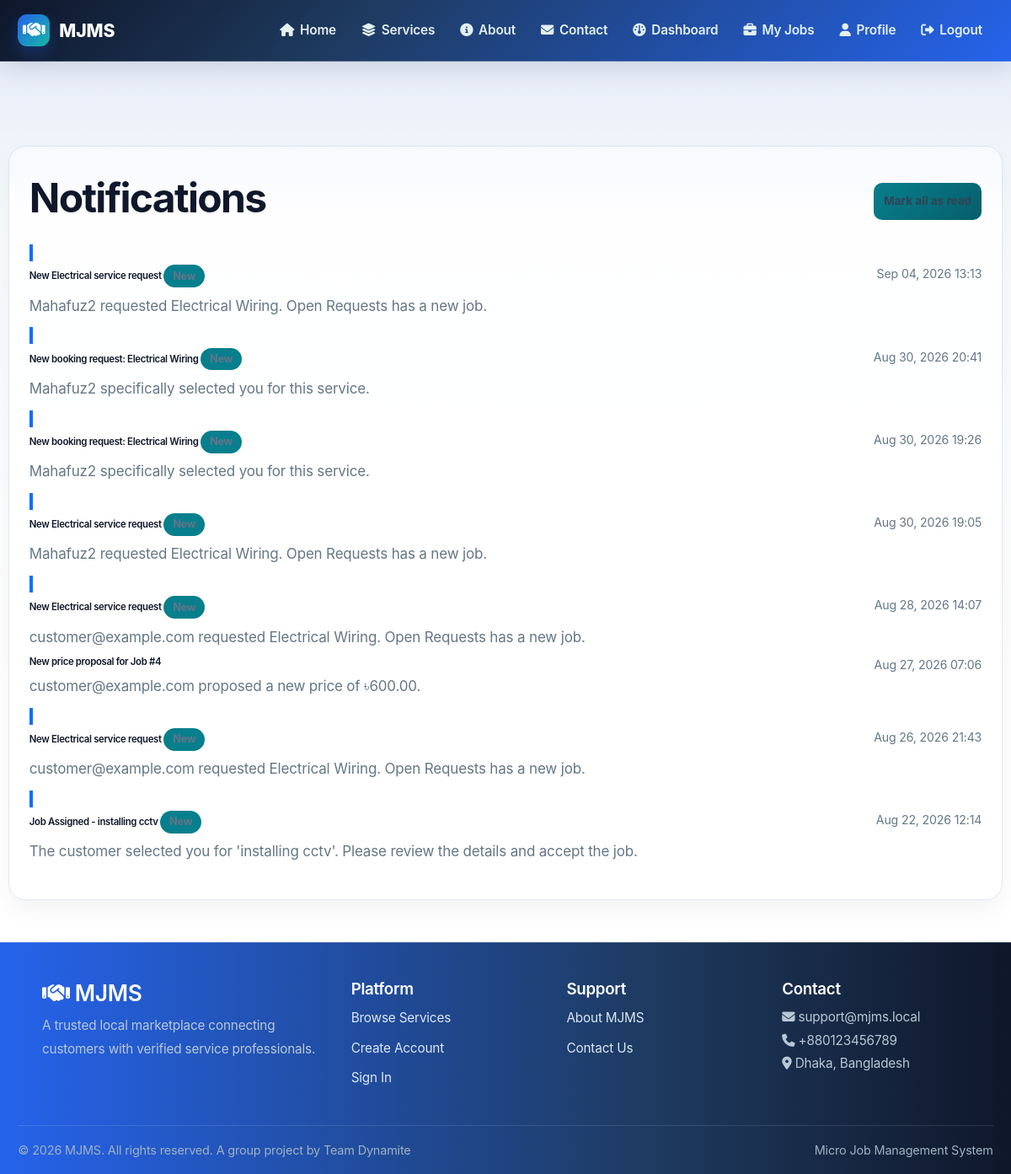
Before: /notifications/ (signed in) with the older database file.
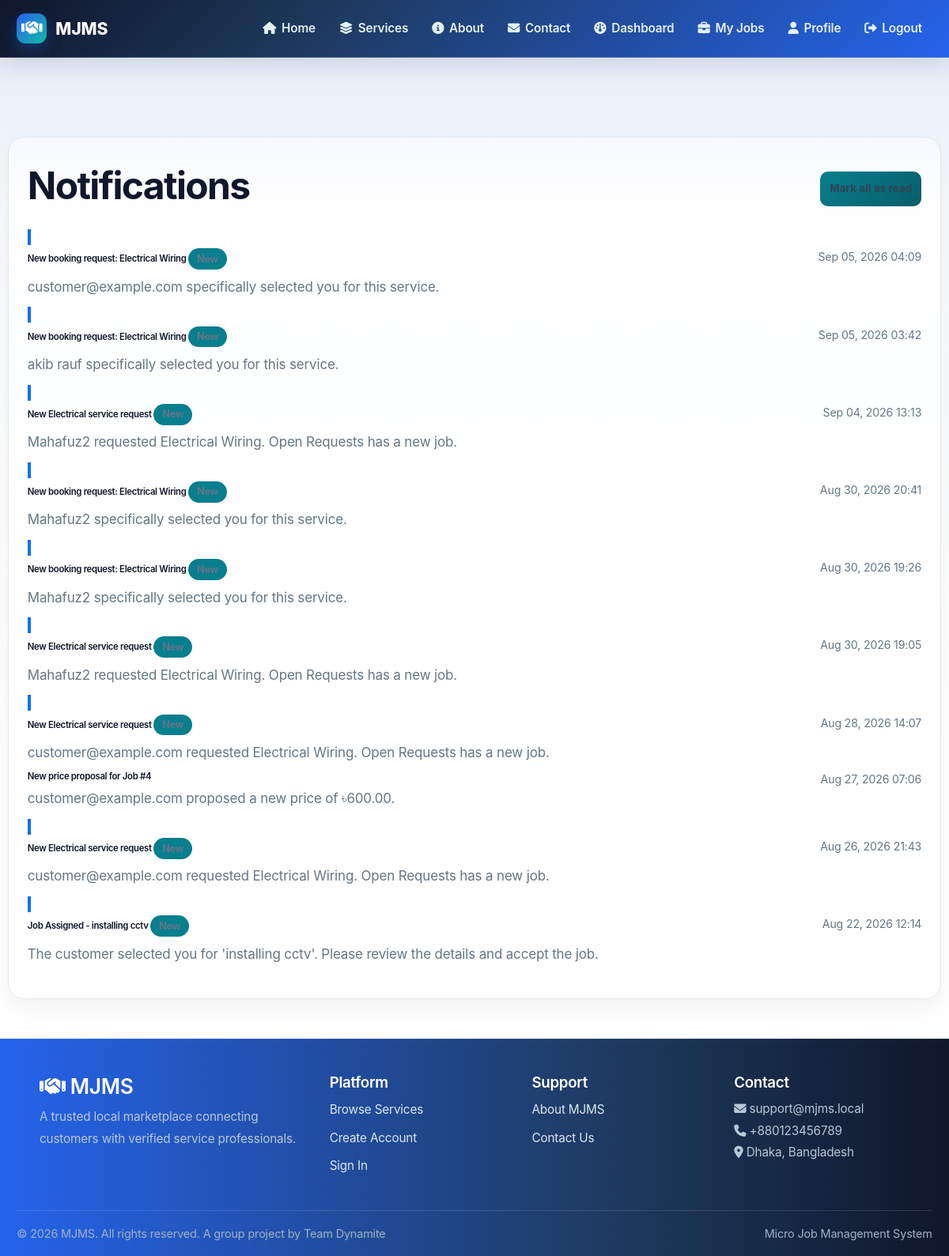
After: the same page with the newer database file.
### notifications/models.py (models this page shows, shortened)
class Notification(models.Model):
    NOTIFICATION_TYPE_CHOICES = [
        ('JOB_COMPLETED', 'Job Completed by Worker'),
        ('JOB_STARTED', 'Job Started'),
        ('JOB_CANCELLED', 'Job Cancelled'),
        ('JOB_WORKER_UNAVAILABLE', 'Worker Unavailable at Requested Time'),
        ('JOB_CONFLICT', 'Job Time Conflict'),
        ('WORKER_APPLIED', 'Worker Applied for Your Request'),
        ('APPLICATION_ACCEPTED', 'Your Application Was Accepted'),
        ('APPLICATION_REJECTED', 'Your Application Was Rejected'),
        ('JOB_PAYMENT_SUBMITTED', 'Payment Submitted for Job'),
        ('PAYMENT_VERIFIED', 'Payment Verified - You Received Payment'),
        ('PAYMENT_PENDING', 'Payment Pending Verification'),
        ('WORKER_APPROVED', 'Your Worker Account Has Been Approved'),
        ('WORKER_REJECTED', 'Your Worker Account Application Was Rejected'),
        ('WORKER_PROFILE_UPDATED', 'Your Worker Profile Was Updated'),
        ('GENERAL', 'General Notification'),
    ]
    user = models.ForeignKey(
        settings.AUTH_USER_MODEL,
        on_delete=models.CASCADE,
        related_name='notifications'
    )
    title = models.CharField(max_length=255)
    message = models.TextField()
    notification_type = models.CharField(
        max_length=50,
        choices=NOTIFICATION_TYPE_CHOICES,
        default='GENERAL'
    )
    is_read = models.BooleanField(default=False)
    job = models.ForeignKey(
        'bookings.Job',
        on_delete=models.SET_NULL,
        null=True,
        blank=True,
        related_name='notifications'
    )
    payment = models.ForeignKey(
        'payments.Payment',
        on_delete=models.SET_NULL,
        null=True,
        blank=True,
        related_name='notifications'
    )
    related_user = models.ForeignKey(
        settings.AUTH_USER_MODEL,
        on_delete=models.SET_NULL,
        null=True,
        blank=True,
        related_name='notifications_about_me'
    )
    created_at = models.DateTimeField(auto_now_add=True)
    updated_at = models.DateTimeField(auto_now=True)
    class Meta:
        ordering = ['-created_at']
        indexes = [
            models.Index(fields=['user', '-created_at']),
            models.Index(fields=['user', 'is_read']),
            models.Index(fields=['notification_type']),
        ]

### notifications/views.py (the view)
# urls.py: path('', views.notification_list, name='notification_list'),
@login_required
def notification_list(request):
    notifications = Notification.objects.filter(user=request.user).order_by('-created_at')
    unread_count = notifications.filter(is_read=False).count()
    return render(request, 'notifications/notification_list.html', {
        'notifications': notifications,
        'unread_count': unread_count,
    })

### notifications/views.py (called while the page is built)
def notification_context(request):
    if not request.user.is_authenticated:
        return {}
    return {
        'unread_notification_count': Notification.objects.filter(
            user=request.user,
            is_read=False,
        ).count(),
    }

### templates/notifications/notification_list.html (shortened to what this page needs)
{% extends "base.html" %}
{% load static %}
{% block content %}
<div class="container" style="margin-top: 100px; margin-bottom: 50px;">
    <div class="row">
        <div class="col-md-10 offset-md-1">
            <div class="d-flex justify-content-between align-items-center mb-4">
                <h1>Notifications</h1>
                {% if unread_count > 0 %}
                    <a href="{% url 'mark_all_notifications_read' %}" class="btn btn-sm btn-secondary">
                        Mark all as read
                    </a>
                {% endif %}
            </div>
            {% if notifications %}
                <div class="list-group">
                    {% for notification in notifications %}
                        <a href="{% url 'notification_detail' notification.id %}" class="list-group-item list-group-item-action {% if not notification.is_read %}active{% endif %}">
                            <div class="d-flex w-100 justify-content-between">
                                <div>
                                    <h6 class="mb-1">
                                        {{ notification.title }}
                                        {% if not notification.is_read %}
                                            <span class="badge bg-primary">New</span>
                                        {% endif %}
                                    </h6>
                                    <p class="mb-1 text-muted">{{ notification.message|truncatewords:15 }}</p>
                                </div>
                                <small class="text-muted">
                                    {{ notification.created_at|date:"M d, Y H:i" }}
                                </small>
                            </div>
                        </a>
                    {% endfor %}
                </div>
            {% else %}
                <div class="alert alert-info">
                    <h5>No notifications yet</h5>
                    <p>You'll see notifications here when workers apply for your jobs, payments are made, or jobs are completed.</p>
                </div>
            {% endif %}
        </div>
    </div>
</div>
{% endblock %}

Changed rows visible on the page:
added Notification: title "New booking request: Electrical Wiring", is_read "New", message "customer@example.com specifically selected you for this service.", created_at "Sep 05, 2026 04:09"
added Notification: title "New booking request: Electrical Wiring", is_read "New", message "akib rauf specifically selected you for this service.", created_at "Sep 05, 2026 03:42"
